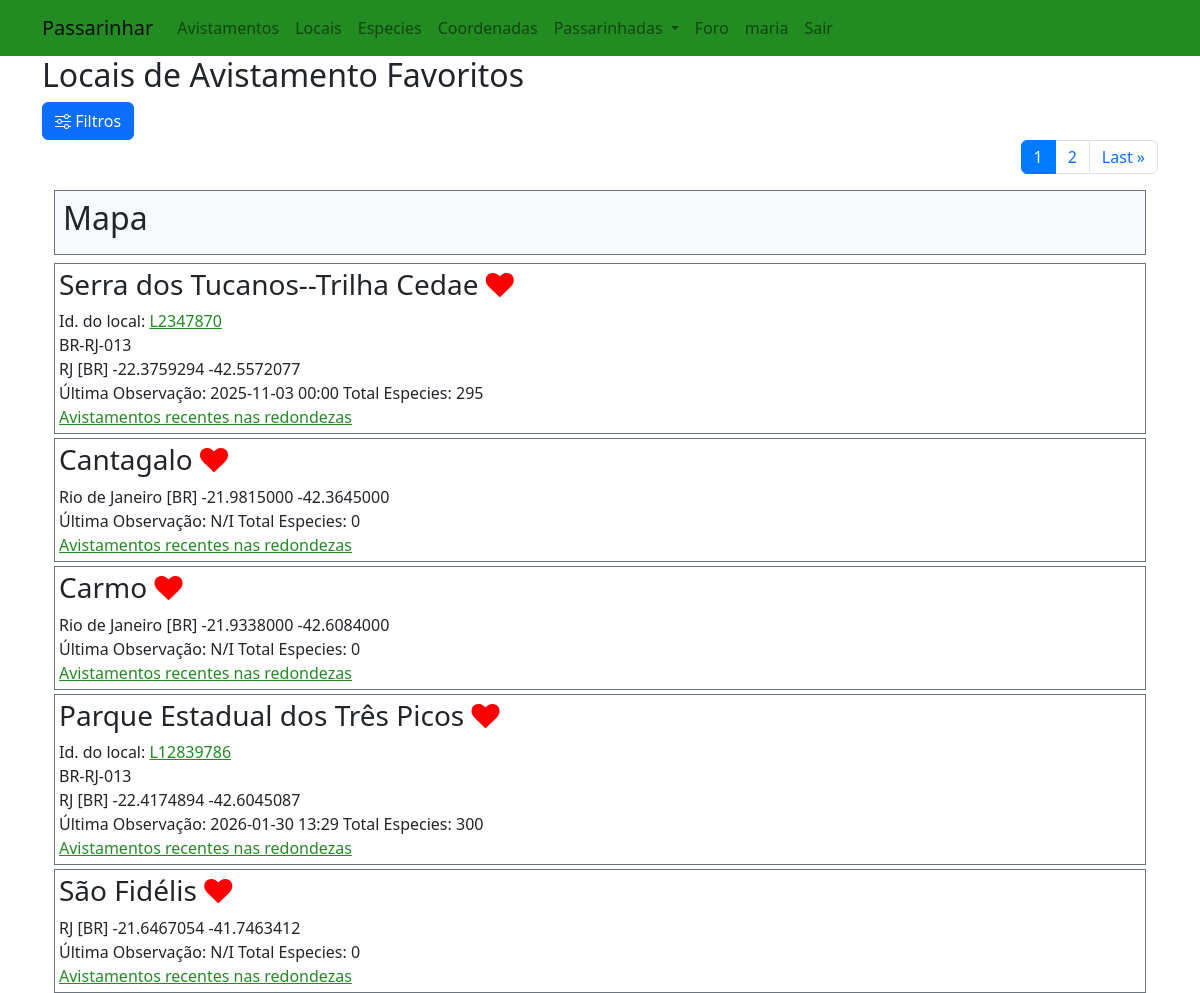
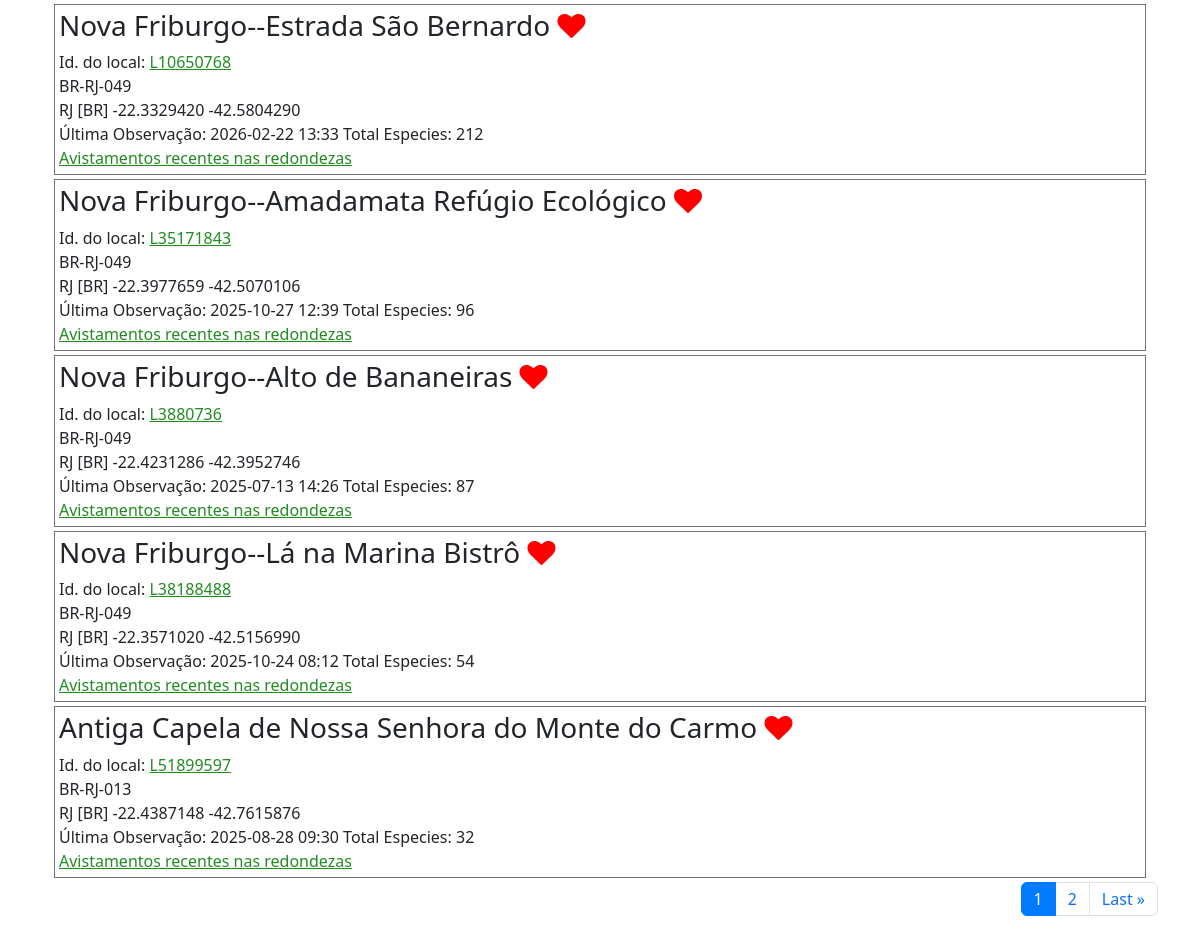
The app's page /favourites (signed in), older data (2 pictures, top to bottom).
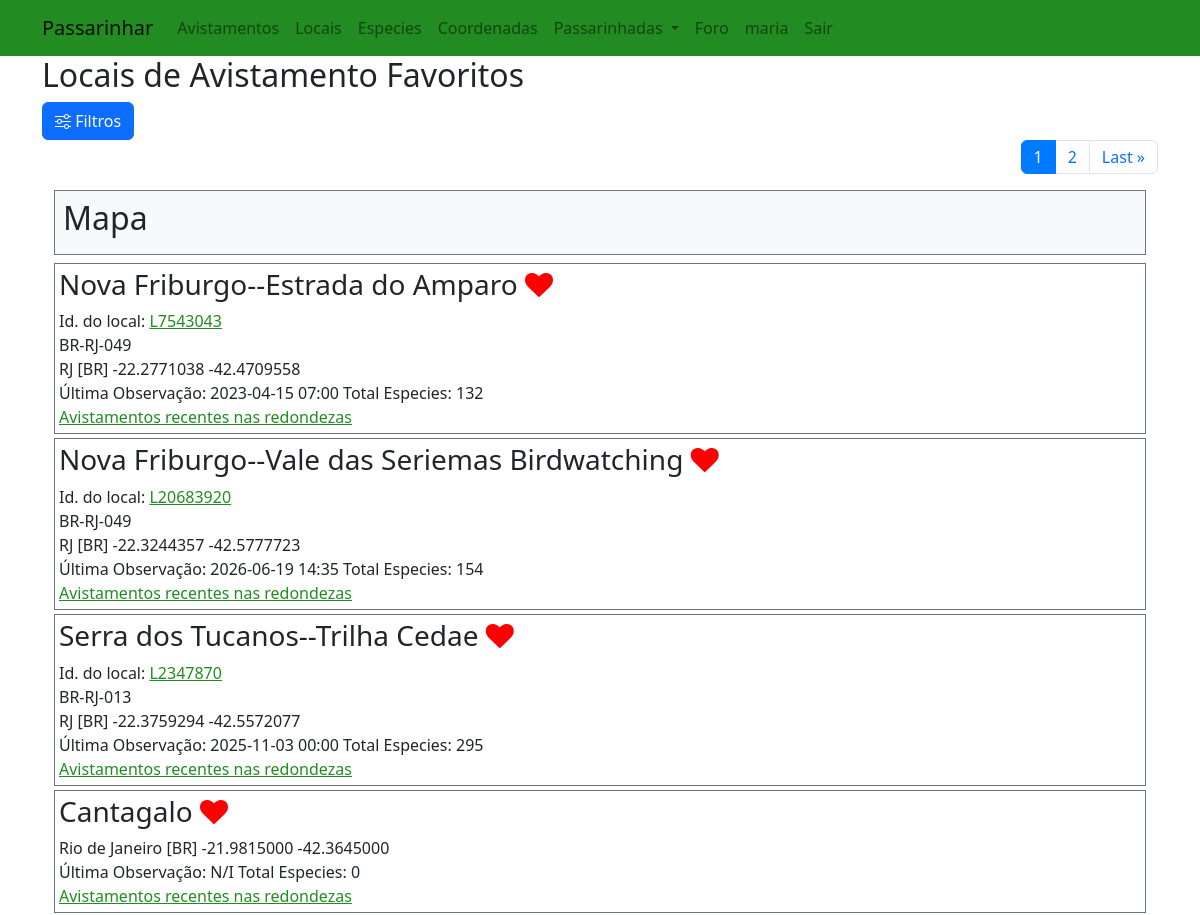
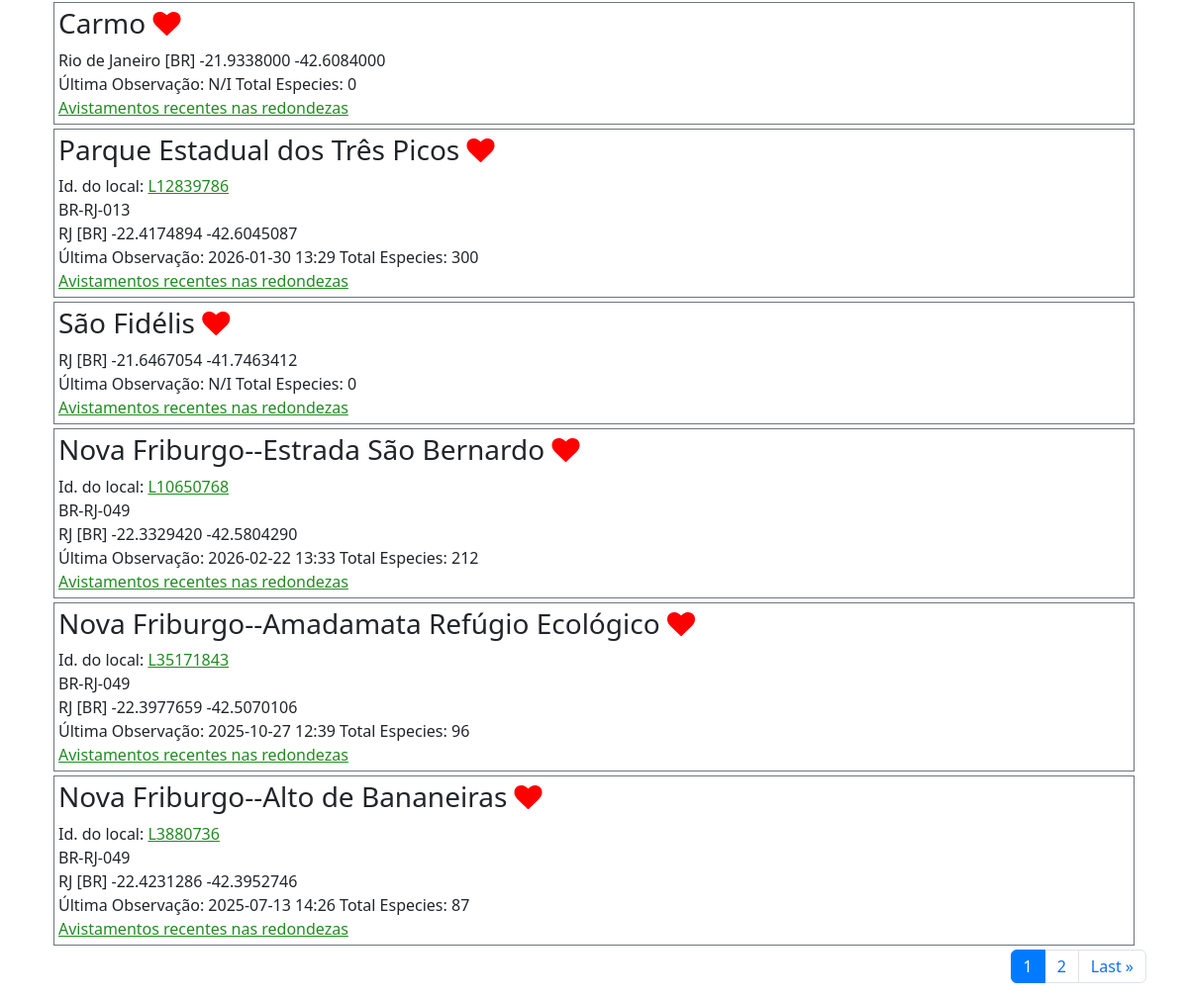
The same page, newer data (2 pictures, top to bottom).
### passarinhar/models.py (models this page shows, shortened)
class Place(models.Model):
    place = models.CharField(max_length=100)
    lat = models.DecimalField(max_digits=10, decimal_places=7, default=0)
    lon = models.DecimalField(max_digits=10, decimal_places=7, default=0)
    subnational2Code = models.CharField(max_length=10, blank=True)
    locId = models.CharField(max_length=20, blank=True)
    latestObsDt = models.CharField(max_length=20, blank=True)
    numSpeciesAllTime = models.IntegerField(default=0)
    country= models.CharField(max_length=2, blank=True)
    region = models.CharField(max_length=100, blank=True)

### passarinhar/views.py (the view)
# urls.py: path("favourites", views.favourites, name="favourites"),
def favourites(request):
    error = None
    crntlat = request.session.get("crnt_lat", FALLBACK_LAT)
    crntlng = request.session.get("crnt_lng", FALLBACK_LNG)
    user = WUser.objects.filter(id = request.user.id)
    fav_places = Place.objects.filter(id__in=user.values_list("favouritesList", flat=True))
    fav_places = fav_places.order_by("-pk").all()
    if fav_places:
        p = Paginator(fav_places, 10)
        page_number = request.GET.get('page')
        page_obj = p.get_page(page_number)
        hotspots_nearby_data = page_obj
        home_map = show_on_map(crntlat, crntlng, "favourite", hotspots_nearby_data)
        map_html = home_map._repr_html_()
    else:
        map_html = None
        page_obj = None
        error = 'Nenhum local registrado como favorito!'
    return render(request, "passarinhar/places.html", {
        'title':"Locais de Avistamento Favoritos",
        "page_name": 'favs',
        'page_obj':page_obj,
        "hotspots_nearby_data": hotspots_nearby_data,
        "nearby_map":map_html,
        "error": error
        })

### passarinhar/templates/passarinhar/places.html (shortened to what this page needs)
{% extends "passarinhar/layout.html" %}
{% load static %}
{% block body %}
<h2 id="page-title">{{ title }}</h2>
<button class="btn btn-primary" type="button" data-bs-toggle="offcanvas" data-bs-target="#filterSidebar">
    <i class="bi bi-sliders"></i> Filtros
</button>
<nav aria-label="Page navigation">
    <ul class="pagination justify-content-end">
        <li class="page-item  active" aria-current="page"><a class="page-link" href="?page={{ page_obj.number }}">
                {{page_obj.number }}</a></li>
        {% if page_obj.has_next %}
        <li class="page-item"><a class="page-link"
                href="?page={{ page_obj.next_page_number }}">{{page_obj.next_page_number }}</a></li>
        <li class="page-item"><a class="page-link" href="?page={{ page_obj.paginator.num_pages }}">Last<span
                    aria-hidden="true"> &raquo;</span></a></li>
        {% endif %}
    </ul>
</nav>
{% if page_obj %}
<div class='container' id="allplaces">
    <div id="nearby_map_id" class="my-2 p-2 bg-light border border-secondary">
        <h2 id="folium_map">Mapa</h2>
    </div>
    {% for place in page_obj %}
    <div class="p-1 my-1 bg-white text-dark border border-secondary">
        <div id="place{{place.id}}">
            <h3>{{ place.place }}
                {% if user.is_authenticated %}
                <span id="fav-btn{{place.id}}" class="fav-button" data-id="{{place.id}}">
                    {% if place in user.favouritesList.all %}
                    <i id="fav-icon{{place.id}}" style="color:red" class="fa fa-heart" data-id="{{place.id}}"></i>
                    {% else %}
                    <i id="fav-icon{{place.id}}" style="color:grey" class="fa fa-heart" data-id="{{place.id}}"></i>
                    {% endif %}
                </span>
                {% endif %}
            </h3>
            {% if place.locId != ''%}
            <div>Id. do local:
                <span id="locId{{ place.locId }}">
                    <a href="{% url 'passarinhar:hotspot' place.locId%}">{{place.locId}}</a>
                </span>
            </div>
            {% endif%}
            <div>{{ place.subnational2Code }}</div>
            <div>{{ place.region }} [{{ place.country }}]
                <span id="lat{{place.id}}">{{ place.lat }}</span>
                <span id="lng{{place.id}}">{{ place.lon }}</span>
            </div>
            <span>Última Observação: {{place.latestObsDt}}</span>
            <span>Total Especies: {{place.numSpeciesAllTime}}</span>
            <div id="recent-obs{{place.id}}">
                <a href="{% url 'passarinhar:localrecents' place.lat place.lon place.place%}">Avistamentos recentes nas
                    redondezas</a>
            </div>
        </div>
    </div>
    {% empty %}
    <div>*** Nenhum local registrado***</div>
    {% endfor %}
</div>
<nav aria-label="Page navigation">
    <ul class="pagination justify-content-end">
        <li class="page-item  active" aria-current="page"><a class="page-link" href="?page={{ page_obj.number }}">
                {{page_obj.number }}</a></li>
        {% if page_obj.has_next %}
        <li class="page-item"><a class="page-link"
                href="?page={{ page_obj.next_page_number }}">{{page_obj.next_page_number }}</a></li>
        <li class="page-item"><a class="page-link" href="?page={{ page_obj.paginator.num_pages }}">Last<span
                    aria-hidden="true"> &raquo;</span></a></li>
        {% endif %}
    </ul>
</nav>
{% endif %}
{% endblock %}

Row changes from the older to the newer data that the page shows:
no longer on this page (row unchanged): Place: place "Nova Friburgo--Lá na Marina Bistrô", locId "L38188488", subnational2Code "BR-RJ-049", region "RJ", country "BR", lat "-22.3571020", lon "-42.5156990", latestObsDt "2025-10-24 08:12", numSpeciesAllTime "54"
no longer on this page (row unchanged): Place: place "Antiga Capela de Nossa Senhora do Monte do Carmo", locId "L51899597", subnational2Code "BR-RJ-013", region "RJ", country "BR", lat "-22.4387148", lon "-42.7615876", latestObsDt "2025-08-28 09:30", numSpeciesAllTime "32"
added Place: place "Nova Friburgo--Estrada do Amparo", locId "L7543043", subnational2Code "BR-RJ-049", region "RJ", country "BR", lat "-22.2771038", lon "-42.4709558", latestObsDt "2023-04-15 07:00", numSpeciesAllTime "132"
added Place: place "Nova Friburgo--Vale das Seriemas Birdwatching", locId "L20683920", subnational2Code "BR-RJ-049", region "RJ", country "BR", lat "-22.3244357", lon "-42.5777723", latestObsDt "2026-06-19 14:35", numSpeciesAllTime "154"
